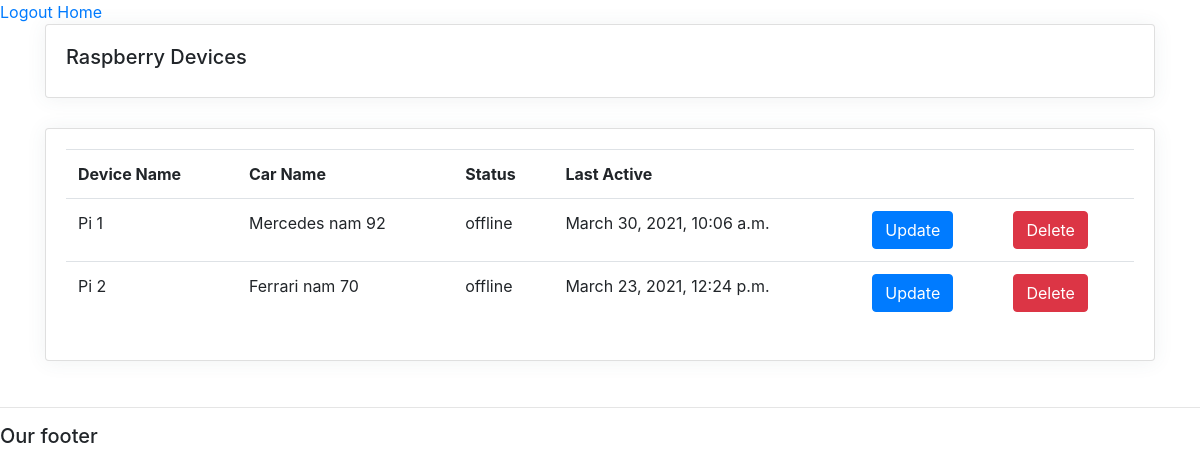
Before: /rasps/ with the older database file.
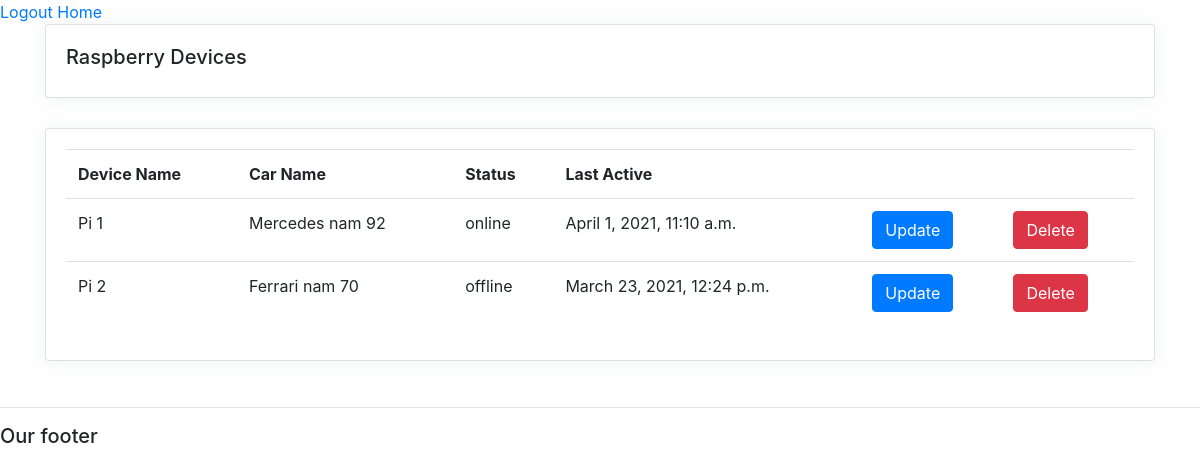
After: the same page with the newer database file.
### accounts/models.py (models this page shows, shortened)
class RaspDevice(models.Model):
    STATUS = (
        ("online", "online"),
        ("offline", "offline"),
    )
    name = models.CharField(max_length=50)
    car = models.OneToOneField(Car, null=True, on_delete=models.SET_NULL)
    status = models.CharField(max_length=50, null=True, blank=True, choices=STATUS)
    lastActive = models.DateTimeField(null=True, blank=True)
    date_created = models.DateTimeField(auto_now_add=True)

class Car(models.Model):
    name = models.CharField(max_length=50)
    driver = models.ForeignKey(Driver, null=True, on_delete=models.CASCADE)

### accounts/views.py (the view)
# urls.py: path("rasps/", views.raspsPage, name="rasps"),
def raspsPage(request):
    rasps = RaspDevice.objects.all()
    context = {"rasps": rasps}
    return render(request, "accounts/rasps.html", context)

### accounts/templates/accounts/rasps.html (shortened to what this page needs)
{% extends 'accounts/main.html' %}
{% load static %}
{% block content %}
<div class='container'>
    <div class="row">
        <div class="col-md">
            <div class="card card-body">
                <h5>Raspberry Devices</h5>
            </div>
            <div class="card card-body">
                <table class="table">
                    <tr>
                        <th>Device Name</th>
                        <th>Car Name</th>
                        <th>Status</th>
                        <th>Last Active</th>
                        <th></th>
                        <th></th>
                    </tr>
                    {% for rasp in rasps %}
                    <tr>
                        <td>{{ rasp.name }}</td>
                        <td>{{ rasp.car.name }}</td>
                        <td>{{ rasp.status }}</td>
                        <td>{{ rasp.lastActive }}</td>
                        <td><a href="{% url 'raspUpdate' rasp.id %}" class="btn btn-primary">Update</a></td>
                        <td><a href="{% url 'raspDelete' rasp.id %}" class="btn btn-danger">Delete</a></td>
                    </tr>
                    {% endfor %}
                </table>
            </div>
        </div>
    </div>
</div>
{% endblock %}

Changed rows visible on the page:
changed RaspDevice "Pi 1": status "offline" → "online"; lastActive "March 30, 2021, 10:06 a.m." → "April 1, 2021, 11:10 a.m."
